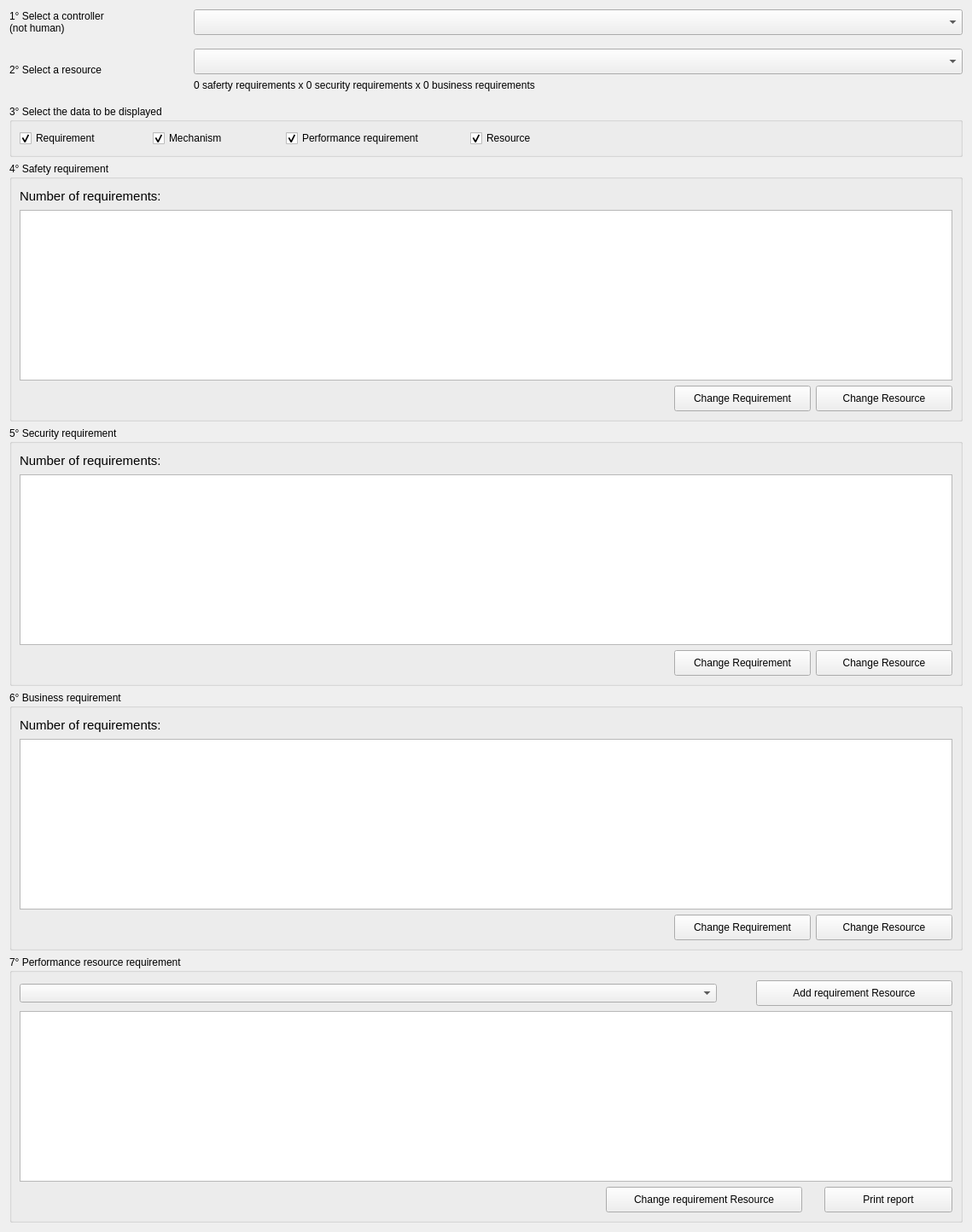
              <widget class="QWidget" name="scrollAreaWidgetContents_20">
               <property name="geometry">
                <rect>
                 <x>0</x>
                 <y>0</y>
                 <width>1139</width>
                 <height>1444</height>
                </rect>
               </property>
               <layout class="QGridLayout" name="gridLayout_75">
                <item row="0" column="0">
                 <layout class="QHBoxLayout" name="horizontalLayout_125">
                  <property name="bottomMargin">
                   <number>10</number>
                  </property>
                  <item>
                   <widget class="QLabel" name="label_110">
                    <property name="minimumSize">
                     <size>
                      <width>210</width>
                      <height>0</height>
                     </size>
                    </property>
                    <property name="maximumSize">
                     <size>
                      <width>100</width>
                      <height>16777215</height>
                     </size>
                    </property>
                    <property name="text">
                     <string>1° Select a controller
(not human)</string>
                    </property>
                   </widget>
                  </item>
                  <item>
                   <widget class="QComboBox" name="combobox_conflict_controller">
                    <property name="minimumSize">
                     <size>
                      <width>0</width>
                      <height>30</height>
                     </size>
                    </property>
                    <property name="focusPolicy">
                     <enum>Qt::TabFocus</enum>
                    </property>
                    <property name="contextMenuPolicy">
                     <enum>Qt::DefaultContextMenu</enum>
                    </property>
                    <property name="toolTip">
                     <string>This list contains all controllers that are NOT HUMAN</string>
                    </property>
                   </widget>
                  </item>
                 </layout>
                </item>
                <item row="1" column="0">
                 <layout class="QHBoxLayout" name="horizontalLayout_124">
                  <property name="bottomMargin">
                   <number>10</number>
                  </property>
                  <item>
                   <widget class="QLabel" name="label_111">
                    <property name="minimumSize">
                     <size>
                      <width>210</width>
                      <height>0</height>
                     </size>
                    </property>
                    <property name="maximumSize">
                     <size>
                      <width>210</width>
                      <height>16777215</height>
                     </size>
                    </property>
                    <property name="text">
                     <string>2° Select a resource</string>
                    </property>
                   </widget>
                  </item>
                  <item>
                   <layout class="QVBoxLayout" name="verticalLayout_73">
                    <item>
                     <widget class="QComboBox" name="combobox_conflict_resource">
                      <property name="minimumSize">
                       <size>
                        <width>0</width>
                        <height>30</height>
                       </size>
                      </property>
                      <property name="focusPolicy">
                       <enum>Qt::TabFocus</enum>
                      </property>
                      <property name="contextMenuPolicy">
                       <enum>Qt::DefaultContextMenu</enum>
                      </property>
                      <property name="toolTip">
                       <string>This list contains all controllers that are NOT HUMAN</string>
                      </property>
                     </widget>
                    </item>
                    <item>
                     <widget class="QLabel" name="lbl_req_conflict">
                      <property name="text">
                       <string>0 saferty requirements x 0 security requirements x 0 business requirements</string>
                      </property>
                     </widget>
                    </item>
                   </layout>
                  </item>
                 </layout>
                </item>
                <item row="2" column="0">
                 <widget class="QGroupBox" name="groupBox_40">
                  <property name="title">
                   <string>3° Select the data to be displayed</string>
                  </property>
                  <layout class="QGridLayout" name="gridLayout_73">
                   <item row="0" column="0">
                    <layout class="QHBoxLayout" name="horizontalLayout_123">
                     <item>
                      <widget class="QCheckBox" name="checkbox_conflict_requirement">
                       <property name="minimumSize">
                        <size>
                         <width>150</width>
                         <height>0</height>
                        </size>
                       </property>
                       <property name="text">
                        <string>Requirement</string>
                       </property>
                       <property name="checked">
                        <bool>true</bool>
                       </property>
                      </widget>
                     </item>
                     <item>
                      <widget class="QCheckBox" name="checkbox_conflict_mechanism">
                       <property name="minimumSize">
                        <size>
                         <width>150</width>
                         <height>0</height>
                        </size>
                       </property>
                       <property name="text">
                        <string>Mechanism</string>
                       </property>
                       <property name="checked">
                        <bool>true</bool>
                       </property>
                      </widget>
                     </item>
                     <item>
                      <widget class="QCheckBox" name="checkbox_conflict_pef_requirement">
                       <property name="minimumSize">
                        <size>
                         <width>210</width>
                         <height>0</height>
                        </size>
                       </property>
                       <property name="text">
                        <string>Performance requirement</string>
                       </property>
                       <property name="checked">
                        <bool>true</bool>
                       </property>
                      </widget>
                     </item>
                     <item>
                      <widget class="QCheckBox" name="checkbox_conflict_resource">
                       <property name="minimumSize">
                        <size>
                         <width>150</width>
                         <height>0</height>
                        </size>
                       </property>
                       <property name="text">
                        <string>Resource</string>
                       </property>
                       <property name="checked">
                        <bool>true</bool>
                       </property>
                      </widget>
                     </item>
                     <item>
                      <spacer name="horizontalSpacer_60">
                       <property name="orientation">
                        <enum>Qt::Horizontal</enum>
                       </property>
                       <property name="sizeHint" stdset="0">
                        <size>
                         <width>40</width>
                         <height>20</height>
                        </size>
                       </property>
                      </spacer>
                     </item>
                    </layout>
                   </item>
                  </layout>
                 </widget>
                </item>
                <item row="3" column="0">
                 <widget class="QGroupBox" name="groupBox_33">
                  <property name="title">
                   <string>4° Safety requirement</string>
                  </property>
                  <layout class="QGridLayout" name="gridLayout_69">
                   <item row="0" column="0">
                    <widget class="QLabel" name="lbl_saf_conflict">
                     <property name="font">
                      <font>
                       <pointsize>11</pointsize>
                      </font>
                     </property>
                     <property name="text">
                      <string>Number of requirements:</string>
                     </property>
                    </widget>
                   </item>
                   <item row="1" column="0">
                    <widget class="QListWidget" name="listwidget_saf_conflict_requirement">
                     <property name="minimumSize">
                      <size>
                       <width>0</width>
                       <height>200</height>
                      </size>
                     </property>
                     <property name="maximumSize">
                      <size>
                       <width>16777215</width>
                       <height>200</height>
                      </size>
                     </property>
                     <property name="font">
                      <font>
                       <pointsize>11</pointsize>
                      </font>
                     </property>
                     <property name="autoFillBackground">
                      <bool>false</bool>
                     </property>
                     <property name="alternatingRowColors">
                      <bool>true</bool>
                     </property>
                     <property name="wordWrap">
                      <bool>true</bool>
                     </property>
                    </widget>
                   </item>
                   <item row="2" column="0">
                    <layout class="QHBoxLayout" name="horizontalLayout_121">
                     <item>
                      <spacer name="horizontalSpacer_59">
                       <property name="orientation">
                        <enum>Qt::Horizontal</enum>
                       </property>
                       <property name="sizeHint" stdset="0">
                        <size>
                         <width>40</width>
                         <height>20</height>
                        </size>
                       </property>
                      </spacer>
                     </item>
                     <item>
                      <widget class="QPushButton" name="button_conflict_saf_req">
                       <property name="minimumSize">
                        <size>
                         <width>160</width>
                         <height>30</height>
                        </size>
                       </property>
                       <property name="maximumSize">
                        <size>
                         <width>160</width>
                         <height>30</height>
                        </size>
                       </property>
                       <property name="text">
                        <string>Change Requirement</string>
                       </property>
                      </widget>
                     </item>
                     <item>
                      <widget class="QPushButton" name="button_conflict_saf_res">
                       <property name="minimumSize">
                        <size>
                         <width>160</width>
                         <height>30</height>
                        </size>
                       </property>
                       <property name="maximumSize">
                        <size>
                         <width>160</width>
                         <height>30</height>
                        </size>
                       </property>
                       <property name="text">
                        <string>Change Resource</string>
                       </property>
                      </widget>
                     </item>
                    </layout>
                   </item>
                  </layout>
                 </widget>
                </item>
                <item row="4" column="0">
                 <widget class="QGroupBox" name="groupBox_34">
                  <property name="title">
                   <string>5° Security requirement</string>
                  </property>
                  <layout class="QGridLayout" name="gridLayout_71">
                   <item row="0" column="0">
                    <widget class="QLabel" name="lbl_sec_conflict">
                     <property name="font">
                      <font>
                       <pointsize>11</pointsize>
                      </font>
                     </property>
                     <property name="text">
                      <string>Number of requirements:</string>
                     </property>
                    </widget>
                   </item>
                   <item row="1" column="0">
                    <widget class="QListWidget" name="listwidget_sec_conflict_requirement">
                     <property name="minimumSize">
                      <size>
                       <width>0</width>
                       <height>200</height>
                      </size>
                     </property>
                     <property name="maximumSize">
                      <size>
                       <width>16777215</width>
                       <height>200</height>
                      </size>
                     </property>
                     <property name="font">
                      <font>
                       <pointsize>11</pointsize>
                      </font>
                     </property>
                     <property name="autoFillBackground">
                      <bool>false</bool>
                     </property>
                     <property name="alternatingRowColors">
                      <bool>true</bool>
                     </property>
                     <property name="wordWrap">
                      <bool>true</bool>
                     </property>
                    </widget>
                   </item>
                   <item row="2" column="0">
                    <layout class="QHBoxLayout" name="horizontalLayout_119">
                     <item>
                      <spacer name="horizontalSpacer_58">
                       <property name="orientation">
                        <enum>Qt::Horizontal</enum>
                       </property>
                       <property name="sizeHint" stdset="0">
                        <size>
                         <width>40</width>
                         <height>20</height>
                        </size>
                       </property>
                      </spacer>
                     </item>
                     <item>
                      <widget class="QPushButton" name="button_conflict_sec_req">
                       <property name="minimumSize">
                        <size>
                         <width>160</width>
                         <height>30</height>
                        </size>
                       </property>
                       <property name="maximumSize">
                        <size>
                         <width>160</width>
                         <height>30</height>
                        </size>
                       </property>
                       <property name="text">
                        <string>Change Requirement</string>
                       </property>
                      </widget>
                     </item>
                     <item>
                      <widget class="QPushButton" name="button_conflict_sec_res">
                       <property name="minimumSize">
                        <size>
                         <width>160</width>
                         <height>30</height>
                        </size>
                       </property>
                       <property name="maximumSize">
                        <size>
                         <width>160</width>
                         <height>30</height>
                        </size>
                       </property>
                       <property name="text">
                        <string>Change Resource</string>
                       </property>
                      </widget>
                     </item>
                    </layout>
                   </item>
                  </layout>
                 </widget>
                </item>
                <item row="5" column="0">
                 <widget class="QGroupBox" name="groupBox_38">
                  <property name="title">
                   <string>6° Business requirement</string>
                  </property>
                  <layout class="QGridLayout" name="gridLayout_72">
                   <item row="0" column="0">
                    <widget class="QLabel" name="lbl_bus_conflict">
                     <property name="font">
                      <font>
                       <pointsize>11</pointsize>
                      </font>
                     </property>
                     <property name="text">
                      <string>Number of requirements:</string>
                     </property>
                    </widget>
                   </item>
                   <item row="1" column="0">
                    <widget class="QListWidget" name="listwidget_bus_conflict_requirement">
                     <property name="minimumSize">
                      <size>
                       <width>0</width>
                       <height>200</height>
                      </size>
                     </property>
                     <property name="maximumSize">
                      <size>
                       <width>16777215</width>
                       <height>200</height>
                      </size>
                     </property>
                     <property name="font">
                      <font>
                       <pointsize>11</pointsize>
                      </font>
                     </property>
                     <property name="autoFillBackground">
                      <bool>false</bool>
                     </property>
                     <property name="alternatingRowColors">
                      <bool>true</bool>
                     </property>
                     <property name="wordWrap">
                      <bool>true</bool>
                     </property>
                    </widget>
                   </item>
                   <item row="2" column="0">
                    <layout class="QHBoxLayout" name="horizontalLayout_117">
                     <item>
                      <spacer name="horizontalSpacer_57">
                       <property name="orientation">
                        <enum>Qt::Horizontal</enum>
                       </property>
                       <property name="sizeHint" stdset="0">
                        <size>
                         <width>40</width>
                         <height>20</height>
                        </size>
                       </property>
                      </spacer>
                     </item>
                     <item>
                      <widget class="QPushButton" name="button_conflict_bus_req">
                       <property name="minimumSize">
                        <size>
                         <width>160</width>
                         <height>30</height>
                        </size>
                       </property>
                       <property name="maximumSize">
                        <size>
                         <width>160</width>
                         <height>30</height>
                        </size>
                       </property>
                       <property name="text">
                        <string>Change Requirement</string>
                       </property>
                      </widget>
                     </item>
                     <item>
                      <widget class="QPushButton" name="button_conflict_bus_res">
                       <property name="minimumSize">
                        <size>
                         <width>160</width>
                         <height>30</height>
                        </size>
                       </property>
                       <property name="maximumSize">
                        <size>
                         <width>160</width>
                         <height>30</height>
                        </size>
                       </property>
                       <property name="text">
                        <string>Change Resource</string>
                       </property>
                      </widget>
                     </item>
                    </layout>
                   </item>
                  </layout>
                 </widget>
                </item>
                <item row="6" column="0">
                 <widget class="QGroupBox" name="groupBox_41">
                  <property name="title">
                   <string>7° Performance resource requirement</string>
                  </property>
                  <layout class="QGridLayout" name="gridLayout_74">
                   <item row="0" column="0">
                    <layout class="QHBoxLayout" name="horizontalLayout_128">
                     <item>
                      <widget class="QComboBox" name="combobox_conflict_resource_performance"/>
                     </item>
                     <item>
                      <spacer name="horizontalSpacer_61">
                       <property name="orientation">
                        <enum>Qt::Horizontal</enum>
                       </property>
                       <property name="sizeType">
                        <enum>QSizePolicy::Maximum</enum>
                       </property>
                       <property name="sizeHint" stdset="0">
                        <size>
                         <width>40</width>
                         <height>20</height>
                        </size>
                       </property>
                      </spacer>
                     </item>
                     <item>
                      <widget class="QPushButton" name="button_conflict_res_create">
                       <property name="minimumSize">
                        <size>
                         <width>230</width>
                         <height>30</height>
                        </size>
                       </property>
                       <property name="maximumSize">
                        <size>
                         <width>230</width>
                         <height>30</height>
                        </size>
                       </property>
                       <property name="text">
                        <string>Add requirement Resource</string>
                       </property>
                      </widget>
                     </item>
                    </layout>
                   </item>
                   <item row="1" column="0">
                    <widget class="QListWidget" name="listwidget_conflict_resource_requirement">
                     <property name="minimumSize">
                      <size>
                       <width>0</width>
                       <height>200</height>
                      </size>
                     </property>
                     <property name="maximumSize">
                      <size>
                       <width>16777215</width>
                       <height>200</height>
                      </size>
                     </property>
                     <property name="font">
                      <font>
                       <pointsize>11</pointsize>
                      </font>
                     </property>
                     <property name="autoFillBackground">
                      <bool>false</bool>
                     </property>
                     <property name="alternatingRowColors">
                      <bool>true</bool>
                     </property>
                     <property name="wordWrap">
                      <bool>true</bool>
                     </property>
                    </widget>
                   </item>
                   <item row="2" column="0">
                    <layout class="QHBoxLayout" name="horizontalLayout_109">
                     <item>
                      <spacer name="horizontalSpacer_62">
                       <property name="orientation">
                        <enum>Qt::Horizontal</enum>
                       </property>
                       <property name="sizeHint" stdset="0">
                        <size>
                         <width>40</width>
                         <height>20</height>
                        </size>
                       </property>
                      </spacer>
                     </item>
                     <item>
                      <widget class="QPushButton" name="button_conflict_res_change">
                       <property name="minimumSize">
                        <size>
                         <width>230</width>
                         <height>30</height>
                        </size>
                       </property>
                       <property name="maximumSize">
                        <size>
                         <width>230</width>
                         <height>30</height>
                        </size>
                       </property>
                       <property name="text">
                        <string>Change requirement Resource</string>
                       </property>
                      </widget>
                     </item>
                     <item>
                      <spacer name="horizontalSpacer_44">
                       <property name="orientation">
                        <enum>Qt::Horizontal</enum>
                       </property>
                       <property name="sizeType">
                        <enum>QSizePolicy::Maximum</enum>
                       </property>
                       <property name="sizeHint" stdset="0">
                        <size>
                         <width>20</width>
                         <height>20</height>
                        </size>
                       </property>
                      </spacer>
                     </item>
                     <item>
                      <widget class="QPushButton" name="button_conflict_res_print_report">
                       <property name="minimumSize">
                        <size>
                         <width>150</width>
                         <height>30</height>
                        </size>
                       </property>
                       <property name="maximumSize">
                        <size>
                         <width>150</width>
                         <height>30</height>
                        </size>
                       </property>
                       <property name="text">
                        <string>Print report</string>
                       </property>
                      </widget>
                     </item>
                    </layout>
                   </item>
                  </layout>
                 </widget>
                </item>
               </layout>
              </widget>
